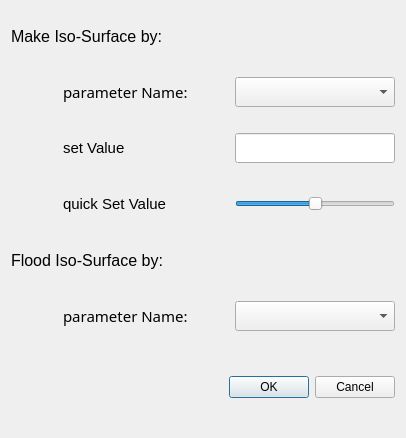
<?xml version="1.0" encoding="UTF-8"?>
<ui version="4.0">
 <class>IsoSurfaceDialog</class>
 <widget class="QDialog" name="IsoSurfaceDialog">
  <property name="geometry">
   <rect>
    <x>0</x>
    <y>0</y>
    <width>402</width>
    <height>434</height>
   </rect>
  </property>
  <property name="windowTitle">
   <string>IsoSurfaceDialog</string>
  </property>
  <layout class="QGridLayout" name="gridLayout">
   <item row="0" column="0" colspan="3">
    <widget class="QLabel" name="label">
     <property name="minimumSize">
      <size>
       <width>180</width>
       <height>50</height>
      </size>
     </property>
     <property name="maximumSize">
      <size>
       <width>180</width>
       <height>50</height>
      </size>
     </property>
     <property name="font">
      <font>
       <pointsize>12</pointsize>
      </font>
     </property>
     <property name="text">
      <string>Make Iso-Surface by:</string>
     </property>
    </widget>
   </item>
   <item row="3" column="2">
    <widget class="QLabel" name="label_4">
     <property name="minimumSize">
      <size>
       <width>160</width>
       <height>50</height>
      </size>
     </property>
     <property name="maximumSize">
      <size>
       <width>160</width>
       <height>50</height>
      </size>
     </property>
     <property name="font">
      <font>
       <pointsize>11</pointsize>
      </font>
     </property>
     <property name="text">
      <string>quick Set Value</string>
     </property>
    </widget>
   </item>
   <item row="1" column="0">
    <spacer name="horizontalSpacer">
     <property name="orientation">
      <enum>Qt::Horizontal</enum>
     </property>
     <property name="sizeType">
      <enum>QSizePolicy::Fixed</enum>
     </property>
     <property name="sizeHint" stdset="0">
      <size>
       <width>40</width>
       <height>20</height>
      </size>
     </property>
    </spacer>
   </item>
   <item row="3" column="4">
    <widget class="QSlider" name="horizontalSlider">
     <property name="font">
      <font>
       <pointsize>11</pointsize>
      </font>
     </property>
     <property name="maximum">
      <number>100</number>
     </property>
     <property name="singleStep">
      <number>10</number>
     </property>
     <property name="sliderPosition">
      <number>50</number>
     </property>
     <property name="orientation">
      <enum>Qt::Horizontal</enum>
     </property>
    </widget>
   </item>
   <item row="1" column="2">
    <widget class="QLabel" name="labelParameterName">
     <property name="sizePolicy">
      <sizepolicy hsizetype="Fixed" vsizetype="Preferred">
       <horstretch>0</horstretch>
       <verstretch>0</verstretch>
      </sizepolicy>
     </property>
     <property name="minimumSize">
      <size>
       <width>160</width>
       <height>50</height>
      </size>
     </property>
     <property name="maximumSize">
      <size>
       <width>160</width>
       <height>50</height>
      </size>
     </property>
     <property name="font">
      <font>
       <family>Sans Serif</family>
       <pointsize>11</pointsize>
      </font>
     </property>
     <property name="text">
      <string>parameter Name: </string>
     </property>
    </widget>
   </item>
   <item row="2" column="2">
    <widget class="QLabel" name="lableColorBarmin">
     <property name="minimumSize">
      <size>
       <width>160</width>
       <height>50</height>
      </size>
     </property>
     <property name="maximumSize">
      <size>
       <width>160</width>
       <height>50</height>
      </size>
     </property>
     <property name="font">
      <font>
       <pointsize>11</pointsize>
      </font>
     </property>
     <property name="text">
      <string>set Value</string>
     </property>
    </widget>
   </item>
   <item row="1" column="4">
    <widget class="QComboBox" name="nameComboBox">
     <property name="minimumSize">
      <size>
       <width>160</width>
       <height>30</height>
      </size>
     </property>
     <property name="maximumSize">
      <size>
       <width>160</width>
       <height>30</height>
      </size>
     </property>
     <property name="font">
      <font>
       <pointsize>11</pointsize>
      </font>
     </property>
    </widget>
   </item>
   <item row="5" column="2">
    <widget class="QLabel" name="labelParameterName_2">
     <property name="sizePolicy">
      <sizepolicy hsizetype="Fixed" vsizetype="Preferred">
       <horstretch>0</horstretch>
       <verstretch>0</verstretch>
      </sizepolicy>
     </property>
     <property name="minimumSize">
      <size>
       <width>160</width>
       <height>50</height>
      </size>
     </property>
     <property name="maximumSize">
      <size>
       <width>160</width>
       <height>50</height>
      </size>
     </property>
     <property name="font">
      <font>
       <family>Sans Serif</family>
       <pointsize>11</pointsize>
      </font>
     </property>
     <property name="text">
      <string>parameter Name: </string>
     </property>
    </widget>
   </item>
   <item row="3" column="0">
    <spacer name="horizontalSpacer_2">
     <property name="orientation">
      <enum>Qt::Horizontal</enum>
     </property>
     <property name="sizeType">
      <enum>QSizePolicy::Fixed</enum>
     </property>
     <property name="sizeHint" stdset="0">
      <size>
       <width>40</width>
       <height>20</height>
      </size>
     </property>
    </spacer>
   </item>
   <item row="6" column="2" colspan="3">
    <widget class="QDialogButtonBox" name="buttonBox">
     <property name="minimumSize">
      <size>
       <width>0</width>
       <height>80</height>
      </size>
     </property>
     <property name="maximumSize">
      <size>
       <width>16777215</width>
       <height>80</height>
      </size>
     </property>
     <property name="orientation">
      <enum>Qt::Horizontal</enum>
     </property>
     <property name="standardButtons">
      <set>QDialogButtonBox::Cancel|QDialogButtonBox::Ok</set>
     </property>
    </widget>
   </item>
   <item row="2" column="4">
    <widget class="QLineEdit" name="textColorBarmin">
     <property name="minimumSize">
      <size>
       <width>160</width>
       <height>30</height>
      </size>
     </property>
     <property name="maximumSize">
      <size>
       <width>160</width>
       <height>30</height>
      </size>
     </property>
     <property name="font">
      <font>
       <pointsize>11</pointsize>
      </font>
     </property>
     <property name="text">
      <string/>
     </property>
    </widget>
   </item>
   <item row="5" column="4">
    <widget class="QComboBox" name="nameComboBox_2">
     <property name="minimumSize">
      <size>
       <width>160</width>
       <height>30</height>
      </size>
     </property>
     <property name="maximumSize">
      <size>
       <width>160</width>
       <height>30</height>
      </size>
     </property>
     <property name="font">
      <font>
       <pointsize>11</pointsize>
      </font>
     </property>
    </widget>
   </item>
   <item row="4" column="0" colspan="3">
    <widget class="QLabel" name="label_2">
     <property name="minimumSize">
      <size>
       <width>180</width>
       <height>50</height>
      </size>
     </property>
     <property name="maximumSize">
      <size>
       <width>180</width>
       <height>50</height>
      </size>
     </property>
     <property name="font">
      <font>
       <pointsize>12</pointsize>
      </font>
     </property>
     <property name="text">
      <string>Flood Iso-Surface by:</string>
     </property>
    </widget>
   </item>
  </layout>
 </widget>
 <resources/>
 <connections>
  <connection>
   <sender>buttonBox</sender>
   <signal>accepted()</signal>
   <receiver>IsoSurfaceDialog</receiver>
   <slot>accept()</slot>
   <hints>
    <hint type="sourcelabel">
     <x>248</x>
     <y>254</y>
    </hint>
    <hint type="destinationlabel">
     <x>157</x>
     <y>274</y>
    </hint>
   </hints>
  </connection>
  <connection>
   <sender>buttonBox</sender>
   <signal>rejected()</signal>
   <receiver>IsoSurfaceDialog</receiver>
   <slot>reject()</slot>
   <hints>
    <hint type="sourcelabel">
     <x>316</x>
     <y>260</y>
    </hint>
    <hint type="destinationlabel">
     <x>286</x>
     <y>274</y>
    </hint>
   </hints>
  </connection>
 </connections>
</ui>
